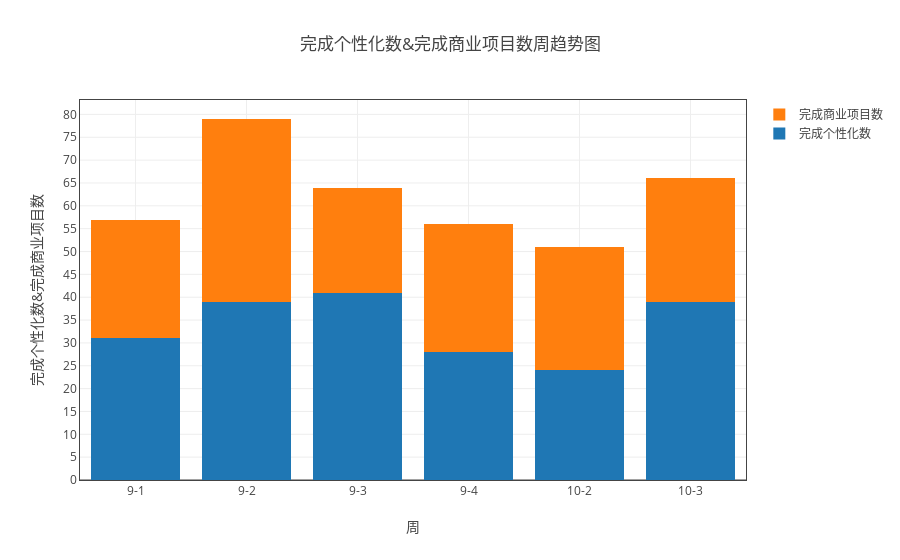
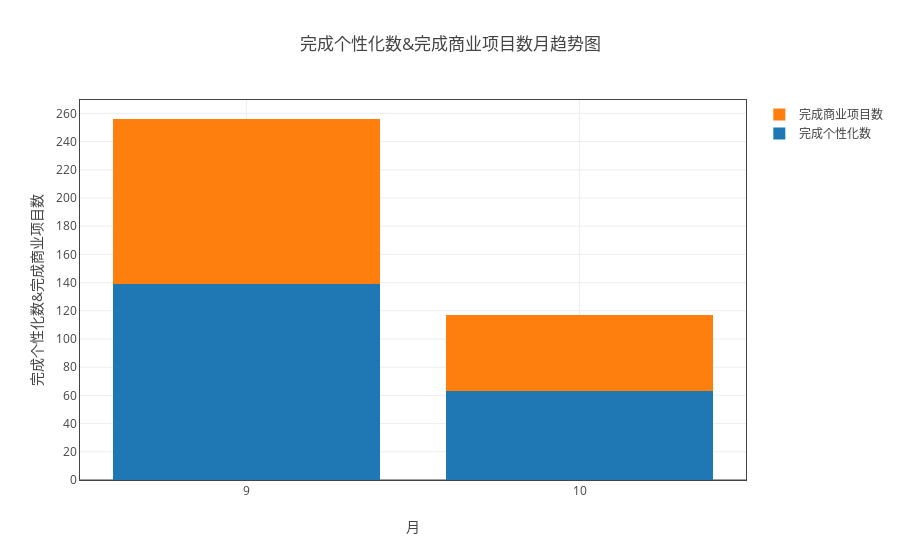

Source (notebook cell) for these figures, in order:
### Markdown cell above
### 分析组完成项目数

### Code cell
ss = myModule.format(all_df1 ,"日期（格式“月-周次”）" ,['完成商业项目数','完成个性化数'])
myModule.myPlot(myModule.sort_by_index(ss.groupby('sum'))).plot('stack_bar')
ss = myModule.format(all_df1 ,"month" ,['完成商业项目数','完成个性化数'])
myModule.myPlot(ss.groupby('sum')).plot('stack_bar',"月")

### Figure 1 — Plotly figure (JSON) as saved in the notebook; plotly's stock layout.template omitted (floating-point values rounded to 4 significant figures)
{"data": [{"name": "完成个性化数", "type": "bar", "uid": "52257f61-d745-11e8-8ddb-a41f72875c19", "x": ["9-1", "9-2", "9-3", "9-4", "10-2", "10-3"], "y": [31, 39, 41, 28, 24, 39]}, {"name": "完成商业项目数", "type": "bar", "uid": "52257f62-d745-11e8-8ddb-a41f72875c19", "x": ["9-1", "9-2", "9-3", "9-4", "10-2", "10-3"], "y": [26, 40, 23, 28, 27, 27]}], "layout": {"barmode": "stack", "title": "完成个性化数&完成商业项目数周趋势图", "xaxis": {"mirror": "all", "nticks": 20, "showgrid": true, "showline": true, "title": "周", "type": "category", "zeroline": true}, "yaxis": {"mirror": "all", "nticks": 20, "showgrid": true, "showline": true, "title": "完成个性化数&完成商业项目数", "zeroline": true}}}

### Figure 2 — Plotly figure (JSON) as saved in the notebook; plotly's stock layout.template omitted (floating-point values rounded to 4 significant figures)
{"data": [{"name": "完成个性化数", "type": "bar", "uid": "52257f63-d745-11e8-8ddb-a41f72875c19", "x": [9, 10], "y": [139, 63]}, {"name": "完成商业项目数", "type": "bar", "uid": "52257f64-d745-11e8-8ddb-a41f72875c19", "x": [9, 10], "y": [117, 54]}], "layout": {"barmode": "stack", "title": "完成个性化数&完成商业项目数月趋势图", "xaxis": {"mirror": "all", "nticks": 20, "showgrid": true, "showline": true, "title": "月", "type": "category", "zeroline": true}, "yaxis": {"mirror": "all", "nticks": 20, "showgrid": true, "showline": true, "title": "完成个性化数&完成商业项目数", "zeroline": true}}}
